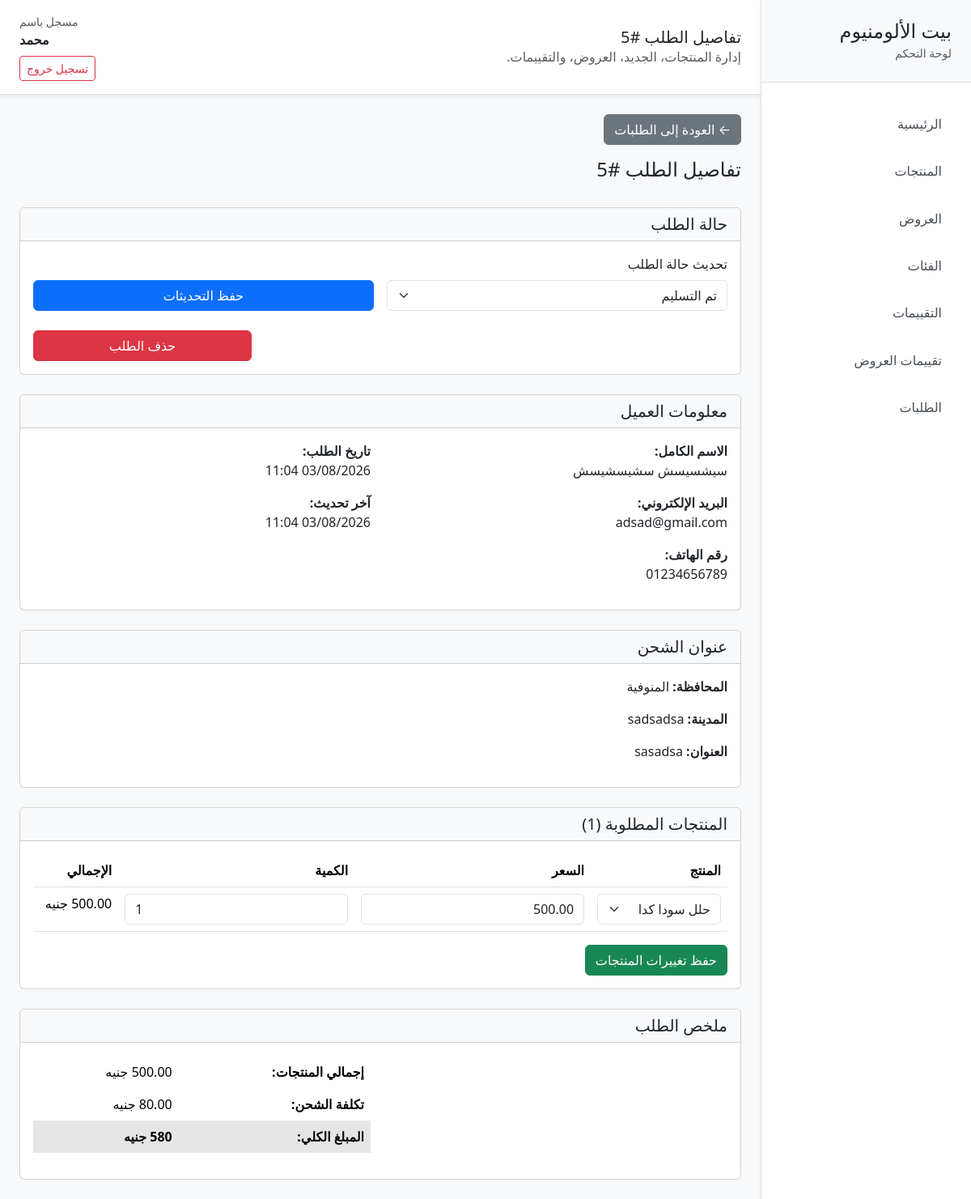
Page /dashboard/order/5/ (signed in) on the committed database.
### orders/models.py (models this page shows, shortened)
class Order(models.Model):
    ORDER_STATUS_CHOICES = [
        ('pending', 'لم يتم التأكيد'),
        ('confirmed', 'تم التأكيد'),
        ('in_transit', 'في الطريق'),
        ('delivered', 'تم التسليم'),
    ]
    first_name = models.CharField(max_length=100)
    last_name = models.CharField(max_length=100)
    email = models.EmailField()
    phone = models.CharField(max_length=20)
    governorate = models.CharField(max_length=100)
    city = models.CharField(max_length=100)
    address = models.CharField(max_length=255)
    building_number = models.CharField(max_length=50, blank=True, null=True)
    total_price = models.DecimalField(max_digits=10, decimal_places=2)
    shipping_cost = models.DecimalField(max_digits=10, decimal_places=2, default=0)
    products_count = models.PositiveIntegerField()
    status = models.CharField(max_length=20, choices=ORDER_STATUS_CHOICES, default='pending')
    stock_deducted = models.BooleanField(default=False)
    created_at = models.DateTimeField(auto_now_add=True)
    updated_at = models.DateTimeField(auto_now=True)
    notes = models.TextField(blank=True, null=True)
    class Meta:
        ordering = ['-created_at']

class OrderItem(models.Model):
    order = models.ForeignKey(Order, on_delete=models.CASCADE, related_name='items')
    product_id = models.PositiveIntegerField()
    product_name = models.CharField(max_length=255)
    price = models.DecimalField(max_digits=10, decimal_places=2)
    quantity = models.PositiveIntegerField()

### products/models.py (models this page shows, shortened)
class Product(models.Model):
    name = models.CharField(max_length=255)
    description = models.TextField()
    price = models.DecimalField(max_digits=10, decimal_places=2)
    old_price = models.DecimalField(
        max_digits=10,
        decimal_places=2,
        null=True,
        blank=True
    )
    image = models.ImageField(upload_to='products/')
    image_2 = models.ImageField(upload_to='products/', null=True, blank=True)
    image_3 = models.ImageField(upload_to='products/', null=True, blank=True)
    image_4 = models.ImageField(upload_to='products/', null=True, blank=True)
    image_5 = models.ImageField(upload_to='products/', null=True, blank=True)
    more_details = models.TextField(null=True, blank=True)
    specs = models.TextField(null=True, blank=True)
    features = models.TextField(null=True, blank=True)
    stock = models.PositiveIntegerField(default=0)
    category = models.ForeignKey(
        "products.Category",
        on_delete=models.SET_NULL,
        related_name="products",
        null=True,
        blank=True
    )
    is_new = models.BooleanField(default=False)
    is_featured_new_arrival = models.BooleanField(
        default=False,
        help_text="المنتج المميز اللي يظهر في قسم New Arrivals - منتج واحد بس ينفع يكون True"
    )
    added_at = models.DateTimeField(auto_now_add=True)

### orders/views.py (the view, shortened to what this page needs)
# urls.py: path('dashboard/order/<int:pk>/', views.order_detail_view, name='dashboard_order_detail'),
@login_required
def order_detail_view(request, pk):
    order = get_object_or_404(Order, id=pk)
    products = Product.objects.all()
    item_update_message = None
    context = {
        'order': order,
        'products': products,
        'item_update_message': item_update_message,
    }
    return render(request, 'orders/order_detail.html', context)

### orders/templates/orders/order_detail.html (shortened to what this page needs)
{% extends 'products/base.html' %}
{% block page_title %}تفاصيل الطلب #{{ order.id }}{% endblock %}
{% block content %}
<div class="d-flex flex-column gap-4">
  <div>
    <a href="{% url 'orders:dashboard_orders' %}" class="btn btn-secondary mb-3">&larr; العودة إلى الطلبات</a>
    <h2 class="h4">تفاصيل الطلب #{{ order.id }}</h2>
  </div>
  <div class="card">
    <div class="card-header bg-light"><h5 class="mb-0">حالة الطلب</h5></div>
    <div class="card-body">
      <form id="order-form" class="row g-3">
        <div class="col-md-6">
          <label for="status" class="form-label">تحديث حالة الطلب</label>
          <select class="form-select" id="status" name="status">
            <option value="delivered" {% if order.status == 'delivered' %}selected{% endif %}>تم التسليم</option>
          </select>
        </div>
        <div class="col-md-6">
          <label class="form-label">&nbsp;</label>
          <button type="button" class="btn btn-primary w-100" onclick="updateOrderStatus()">حفظ التحديثات</button>
        </div>
      </form>
      <div class="mt-3 row gy-2">
        <div class="col-md-8">
        </div>
        <div class="col-md-4">
          <form method="post" action="{% url 'orders:dashboard_order_delete' order.id %}" onsubmit="return confirm('هل أنت متأكد من حذف هذا الطلب؟');">
            <button type="submit" class="btn btn-danger w-100">حذف الطلب</button>
          </form>
        </div>
      </div>
    </div>
  </div>
  <div class="card">
    <div class="card-header bg-light"><h5 class="mb-0">معلومات العميل</h5></div>
    <div class="card-body">
      <div class="row">
        <div class="col-md-6">
          <p><strong>الاسم الكامل:</strong><br />{{ order.first_name }} {{ order.last_name }}</p>
          <p><strong>البريد الإلكتروني:</strong><br />{{ order.email }}</p>
          <p><strong>رقم الهاتف:</strong><br />{{ order.phone }}</p>
        </div>
        <div class="col-md-6">
          <p><strong>تاريخ الطلب:</strong><br />{{ order.created_at|date:"d/m/Y H:i" }}</p>
          <p><strong>آخر تحديث:</strong><br />{{ order.updated_at|date:"d/m/Y H:i" }}</p>
        </div>
      </div>
    </div>
  </div>
  <div class="card">
    <div class="card-header bg-light"><h5 class="mb-0">عنوان الشحن</h5></div>
    <div class="card-body">
      <p><strong>المحافظة:</strong> {{ order.governorate }}</p>
      <p><strong>المدينة:</strong> {{ order.city }}</p>
      <p><strong>العنوان:</strong> {{ order.address }}</p>
    </div>
  </div>
  <div class="card">
    <div class="card-header bg-light"><h5 class="mb-0">المنتجات المطلوبة ({{ order.products_count }})</h5></div>
    <div class="card-body">
      <form method="post" action="{% url 'orders:dashboard_order_detail' order.id %}">
        <div class="table-responsive">
          <table class="table mb-0">
            <thead><tr><th>المنتج</th><th>السعر</th><th>الكمية</th><th>الإجمالي</th></tr></thead>
            <tbody>
              {% for item in order.items.all %}
              <tr>
                <td>
                  <select name="product_id" class="form-select">
                    {% for product in products %}
                    <option value="{{ product.id }}" {% if product.id == item.product_id %}selected{% endif %}>{{ product.name }}</option>
                    {% endfor %}
                  </select>
                </td>
                <td><input type="text" class="form-control" value="{{ item.price }}" readonly /></td>
                <td><input type="number" min="0" name="quantity" class="form-control" value="{{ item.quantity }}" /></td>
                <td>{{ item.price|floatformat:2 }} جنيه</td>
              </tr>
              {% endfor %}
            </tbody>
          </table>
        </div>
        <div class="mt-3"><button type="submit" class="btn btn-success">حفظ تغييرات المنتجات</button></div>
      </form>
    </div>
  </div>
  <div class="card">
    <div class="card-header bg-light"><h5 class="mb-0">ملخص الطلب</h5></div>
    <div class="card-body">
      <div class="row">
        <div class="col-md-6 offset-md-6">
          <table class="table table-borderless">
            <tr><td><strong>إجمالي المنتجات:</strong></td><td>{{ order.total_price }} جنيه</td></tr>
            <tr><td><strong>تكلفة الشحن:</strong></td><td>{% if order.shipping_cost == 0 %}مجاني{% else %}{{ order.shipping_cost }} جنيه{% endif %}</td></tr>
            <tr class="table-active fw-bold"><td><strong>المبلغ الكلي:</strong></td><td>{{ order.total_price|add:order.shipping_cost }} جنيه</td></tr>
          </table>
        </div>
      </div>
    </div>
  </div>
</div>
{% endblock %}

### products/templates/products/base.html (shortened to what this page needs)
<!doctype html>
<html lang="ar" dir="rtl">
  <head>
    <link
      href="https://cdn.jsdelivr.net/npm/bootstrap@5.3.3/dist/css/bootstrap.rtl.min.css"
      rel="stylesheet"
    />
  </head>
  <body class="bg-light">
    <div class="dashboard-shell d-flex min-vh-100">
      <aside class="dashboard-sidebar bg-white border-end shadow-sm">
        <div class="sidebar-brand px-4 py-4 border-bottom">
          <h4 class="mb-0">بيت الألومنيوم</h4>
          <small class="text-muted">لوحة التحكم</small>
        </div>
        <nav class="sidebar-nav px-3 py-4">
          <a
            class="sidebar-link {% if active_page == 'dashboard' %}active{% endif %}"
            href="{% url 'dashboard:dashboard' %}"
          >
            الرئيسية
          </a>
          <a
            class="sidebar-link {% if active_page == 'products' %}active{% endif %}"
            href="{% url 'dashboard:dashboard_products' %}"
          >
            المنتجات
          </a>
          <a
            class="sidebar-link {% if active_page == 'offers' %}active{% endif %}"
            href="{% url 'offers:dashboard_offers' %}"
          >
            العروض
          </a>
          <a
            class="sidebar-link {% if active_page == 'categories' %}active{% endif %}"
            href="{% url 'dashboard:dashboard_categories' %}"
          >
            الفئات
          </a>
          <a
            class="sidebar-link {% if active_page == 'reviews' %}active{% endif %}"
            href="{% url 'dashboard:dashboard_reviews' %}"
          >
            التقييمات
          </a>
          <a
            class="sidebar-link {% if active_page == 'offer_reviews' %}active{% endif %}"
            href="{% url 'offers:dashboard_offer_reviews' %}"
          >
            تقييمات العروض
          </a>
          <a
            class="sidebar-link {% if active_page == 'orders' %}active{% endif %}"
            href="{% url 'orders:dashboard_orders' %}"
          >
            الطلبات
          </a>
        </nav>
      </aside>
      <main class="dashboard-main flex-grow-1">
        <header
          class="dashboard-header bg-white border-bottom py-3 px-4 shadow-sm"
        >
          <div class="d-flex justify-content-between align-items-center">
            <div>
              <h1 class="h5 mb-0">
                {% block page_title %}لوحة التحكم{% endblock %}
              </h1>
              <p class="text-muted mb-0">
                إدارة المنتجات، الجديد، العروض، والتقييمات.
              </p>
            </div>
            {% if user.is_authenticated %}
            <div class="text-end">
              <div class="small text-muted">مسجل باسم</div>
              <div class="fw-semibold">{{ user.username }}</div>
              <a
                href="{% url 'accounts:logout' %}"
                class="btn btn-sm btn-outline-danger mt-2"
                >تسجيل خروج</a
              >
            </div>
            {% endif %}
          </div>
        </header>
        <section class="dashboard-content p-4">
          {% block content %}{% endblock %}
        </section>
      </main>
    </div>
  </body>
</html>

### products/templates/products/base.html (style rules this page uses)
body { margin: 0; overflow: hidden; }
.dashboard-shell { height: 100vh; }
.dashboard-sidebar { position: fixed; top: 0; right: 0; width: 260px; height: 100vh; overflow-y: auto; background: #fff; border-left: 1px solid #dee2e6; z-index: 1000; }
.sidebar-brand { background: #f8f9fa; }
.sidebar-nav { display: flex; flex-direction: column; gap: 0.25rem; }
.sidebar-link { display: block; padding: 0.95rem 1.25rem; color: #495057; border-radius: 0.5rem; text-decoration: none; transition: background 0.15s ease, color 0.15s ease; }
.dashboard-main { margin-right: 260px; height: 100vh; overflow-y: auto; overflow-x: hidden; }
.dashboard-header { position: sticky; top: 0; z-index: 100; background: #fff; }
.dashboard-content { min-height: calc(100vh - 92px); }

### rows in the picture
Order: id "5", status "تم التسليم", first_name "سيشسيسش", last_name "سشيسشيسش", email "adsad@gmail.com", phone "01234656789", created_at "03/08/2026 11:04", updated_at "03/08/2026 11:04", governorate "المنوفية", city "sadsadsa", address "sasadsa", products_count "1"
OrderItem: product_id "حلل سودا كدا", price "500.00", quantity "1"

### other values in the picture
{{ user.username }} "محمد"
